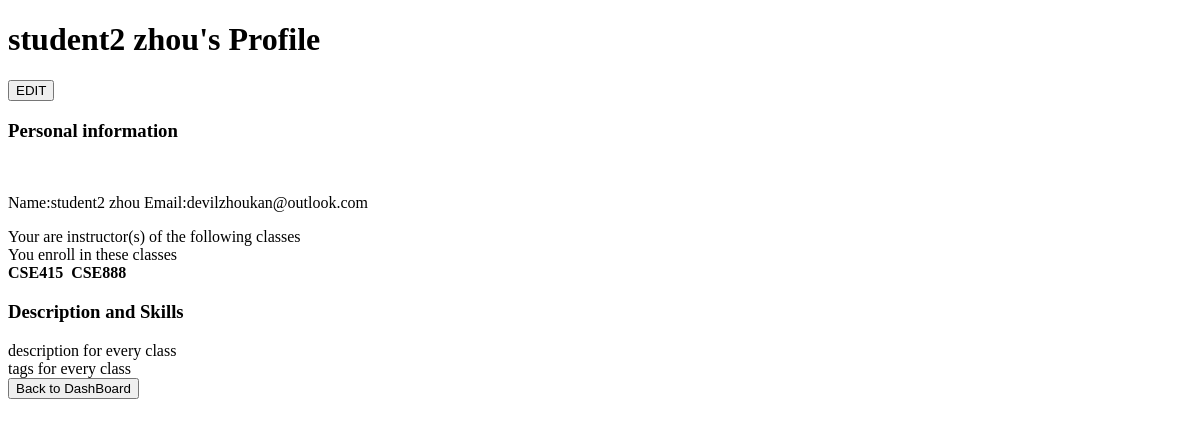
/account/, run on an earlier commit of the app's database.
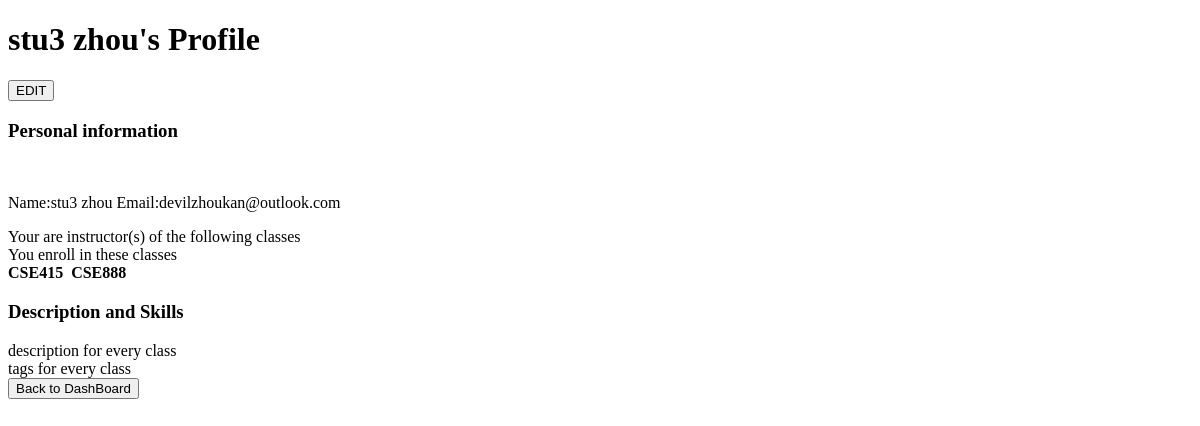
And on a later commit of the database.
### data/models.py (models this page shows)
class Account(models.Model):
    account_id = models.BigAutoField(primary_key=True)
    first_name = models.CharField(max_length=20)
    last_name = models.CharField(max_length=20)
    email = models.CharField(max_length=50, unique=True)
    password = models.CharField(max_length=30)
    is_instructor = models.BooleanField(default=False)
    photo = models.FileField(default=None, blank=True)

### accountprofile/views.py (the view)
# urls.py: path('', views.listRequestedmine),
def listRequestedmine(request):
    list = getAllProfile(getIDInstance())
    return render(request, 'userprofile.html', {
        'fname':list[0],
        'lname':list[1],
        'email':list[2],
        'incins':list[3],
        'photo':list[4],
        'desins':list[5],
        'encins':list[6],
        'sins':list[7]
    })

### accountprofile/views.py (called while the page is built)
def getIDInstance():
    return DataModel.Account.objects.all()[2]

def getAllProfile(s_ins):
    fname = s_ins.first_name
    lname = s_ins.last_name
    email = s_ins.email
    is_instructor_of = DataModel.Class.objects.filter(instructor_instance=s_ins)
    photo = s_ins.photo
    descrip_by_class = DataModel.Description.objects.filter(student_instance=s_ins)
    class_enroll = getMyClass(s_ins)
    skill = DataModel.Skill_label.objects.filter(student_instance=s_ins)
    list = [fname, lname, email, is_instructor_of,
            photo, descrip_by_class, class_enroll,
            skill]
    return list

### myclasses/views.py (called while the page is built)
def getMyClass(s_ins):
    classes = DataModel.Relationship.objects.filter(student_instance=s_ins)
    ls = []
    for c in classes:
        ls.append(c.class_instance)
    return ls

### templates/userprofile.html (shortened to what this page needs)
<!DOCTYPE html>
<html lang="en" xmlns="http://www.w3.org/1999/html">
<head>
</head>
<p>
<h1>{{ fname }} {{ lname }}'s Profile</h1>
    <button onclick="location.href='{% url 'profedit' %}'">EDIT</button>
<h3>Personal information</h3>
    {% load static %}
    <p>Name:{{ fname }}&nbsp;{{ lname }}&nbsp;Email:{{ email }}</p>
<div>Your are instructor(s) of the following classes</div>
<div>You enroll in these classes</div>
{% for ec in encins %}
    <b>{{ ec.class_name }}</b>&nbsp;
{% endfor %}
<h3>Description and Skills</h3>
<div>description for every class</div>
<div>tags for every class</div>
    <button onclick="location.href='{% url 'dashboard' %}'">Back to DashBoard</button>
</body>
</html>

What changed in the data, as far as the page shows it:
changed Account "zhou": first_name "student2" → "stu3"
